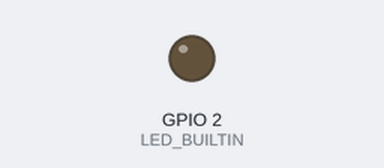
This sketch was run on a simulated ESP8266 (NodeMCU). Shown: output pins drawn as LEDs (lit = HIGH, except the on-board LED, lit = LOW). Random numbers use the default seed unless the sketch sets one.

Above: at 0.2 s.
Timing chart, 0 to 40.0 s (numbered marks = the images above):
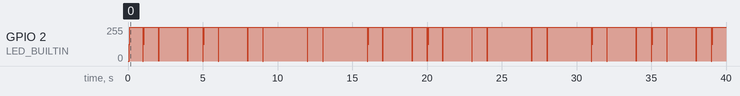

The sketch:

BeaconSend.ino
```cpp
#include <ESP8266WiFi.h>
#include "BeaconPacket.h"

extern "C" {
#include "user_interface.h"
  typedef void (*freedom_outside_cb_t)(uint8 status);
  int wifi_register_send_pkt_freedom_cb(freedom_outside_cb_t cb);
  void wifi_unregister_send_pkt_freedom_cb(void);
  int wifi_send_pkt_freedom(uint8 *buf, int len, bool sys_seq);
}

const uint8_t CHANNELS[] = {1, 2, 3, 4, 7};
const uint8_t NUM_CHANNELS = sizeof(CHANNELS) / sizeof(uint8_t);

const char *SSIDS[] = {
  "00-PRNG",
  "01-FFT",
  "02-Eigenvs",
  "08-TSP",
  "09-SHA3",
  "10-Perlin",
  "11-Trees",
  "12-Inversion",
  "15-JPEG",
  "16-PoW",
  "19-Prime",
  "21-PID"
};

const uint8_t NUM_SSIDS = sizeof(SSIDS) / sizeof(char*);

const uint32_t PACKET_SIZE = sizeof(beaconPacket);

uint32_t TX_PERIOD_MS = 128;

char emptySSID[32];
uint8_t channelIndex = 0;
uint8_t currentChannel = 1;
uint8_t macAddr[6];
uint32_t lastTxTime = 0;

void updateChannel() {
  uint8_t ch = CHANNELS[channelIndex];
  channelIndex = (channelIndex + 1) % NUM_CHANNELS;

  if (ch != currentChannel && ch >= 1 && ch <= 14) {
    currentChannel = ch;
    wifi_set_channel(currentChannel);
  }
}

void setup() {
  for (int i = 0; i < 32; i++)
    emptySSID[i] = ' ';
  for (int i = 0; i < 6; i++)
    macAddr[i] = random(256);

  WiFi.mode(WIFI_OFF);
  wifi_set_opmode(STATION_MODE);
  wifi_set_channel(CHANNELS[0]);
  pinMode(LED_BUILTIN, OUTPUT);
}

void loop() {
  if (millis() - lastTxTime > TX_PERIOD_MS) {
    lastTxTime = millis();

    updateChannel();

    for (uint8_t ssidIndex = 0; ssidIndex < NUM_SSIDS; ssidIndex++) {
      String mSSID = SSIDS[ssidIndex];

      macAddr[5] = ssidIndex;

      // write MAC address into beacon frame
      memcpy(&beaconPacket[10], macAddr, 6);
      memcpy(&beaconPacket[16], macAddr, 6);

      // reset and set SSID
      memcpy(&beaconPacket[38], emptySSID, 32);
      memcpy(&beaconPacket[38], mSSID.c_str(), mSSID.length());

      // set channel for beacon frame
      beaconPacket[82] = currentChannel;

      for (int k = 0; k < 8; k++) {
        wifi_send_pkt_freedom(beaconPacket, PACKET_SIZE, 0);
        delay(1);
      }
    }
  }

  if ((millis() / 50) % 20 == 0) {
    digitalWrite(LED_BUILTIN, LOW);
    delay(10);
    digitalWrite(LED_BUILTIN, HIGH);
  }
}
```

BeaconPacket.h
```cpp
uint8_t beaconPacket[109] = {
  /*  0 - 3  */ 0x80, 0x00, 0x00, 0x00, // Type/Subtype: managment beacon frame
  /*  4 - 9  */ 0xFF, 0xFF, 0xFF, 0xFF, 0xFF, 0xFF, // Destination: broadcast
  /* 10 - 15 */ 0x01, 0x02, 0x03, 0x04, 0x05, 0x06, // Source
  /* 16 - 21 */ 0x01, 0x02, 0x03, 0x04, 0x05, 0x06, // Source

  // Fixed parameters
  /* 22 - 23 */ 0x00, 0x00, // Fragment & sequence number
  /* 24 - 31 */ 0x83, 0x51, 0xf7, 0x8f, 0x0f, 0x00, 0x00, 0x00, // Timestamp
  /* 32 - 33 */ 0xe8, 0x03, // Interval: 0x64, 0x00 => every 100ms - 0xe8, 0x03 => every 1s
  /* 34 - 35 */ 0x21, 0x00, // capabilities Tnformation

  // Tagged parameters

  // SSID parameters
  /* 36 - 37 */ 0x00, 0x20, // Tag: Set SSID length, Tag length: 32
  /* 38 - 69 */ 0x20, 0x20, 0x20, 0x20,
  0x20, 0x20, 0x20, 0x20,
  0x20, 0x20, 0x20, 0x20,
  0x20, 0x20, 0x20, 0x20,
  0x20, 0x20, 0x20, 0x20,
  0x20, 0x20, 0x20, 0x20,
  0x20, 0x20, 0x20, 0x20,
  0x20, 0x20, 0x20, 0x20, // SSID

  // Supported Rates
  /* 70 - 71 */ 0x01, 0x08, // Tag: Supported Rates, Tag length: 8
  /* 72 */ 0x82, // 1(B)
  /* 73 */ 0x84, // 2(B)
  /* 74 */ 0x8b, // 5.5(B)
  /* 75 */ 0x96, // 11(B)
  /* 76 */ 0x24, // 18
  /* 77 */ 0x30, // 24
  /* 78 */ 0x48, // 36
  /* 79 */ 0x6c, // 54

  // Current Channel
  /* 80 - 81 */ 0x03, 0x01, // Channel set, length
  /* 82 */      0x01        // Current Channel
};
```
